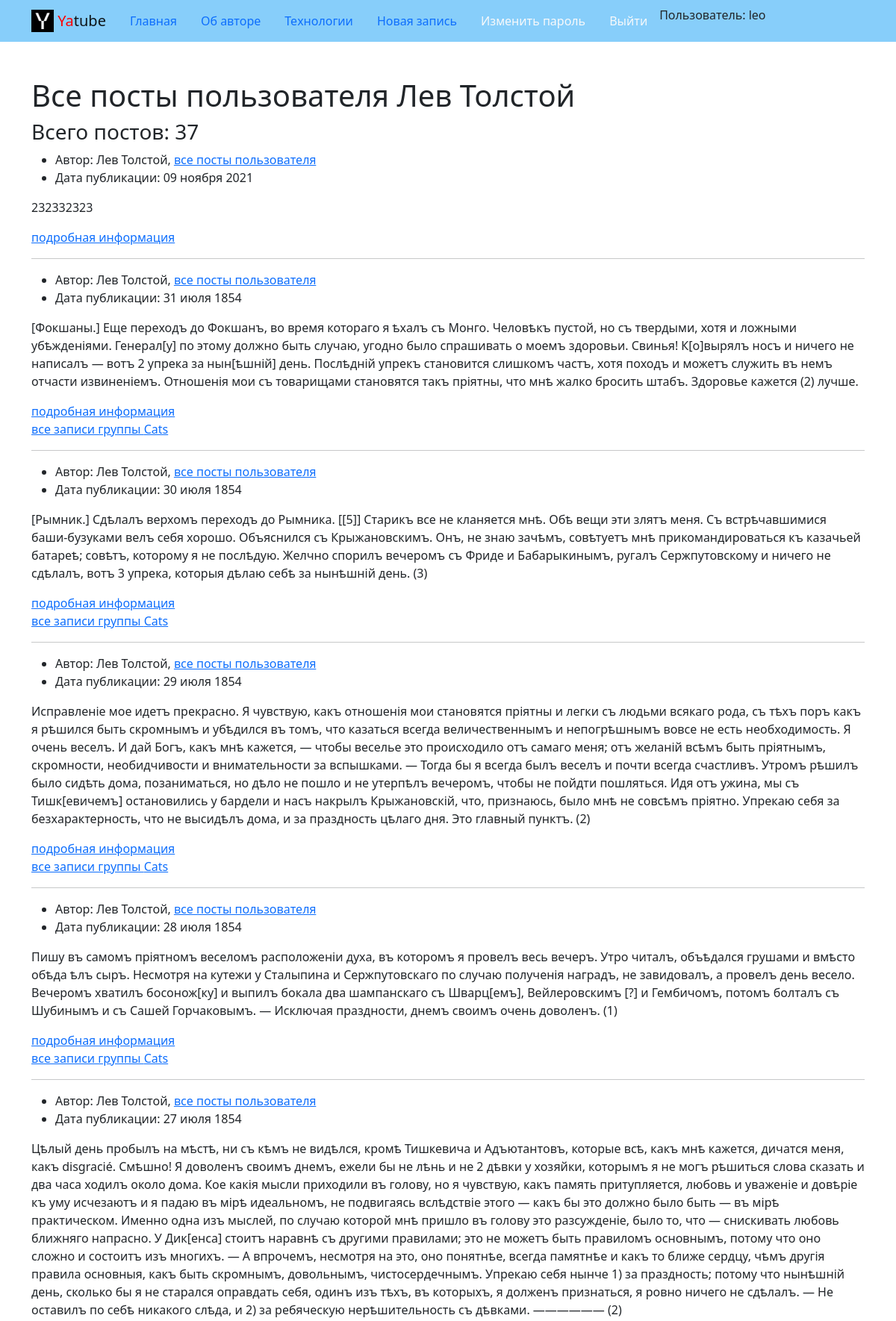
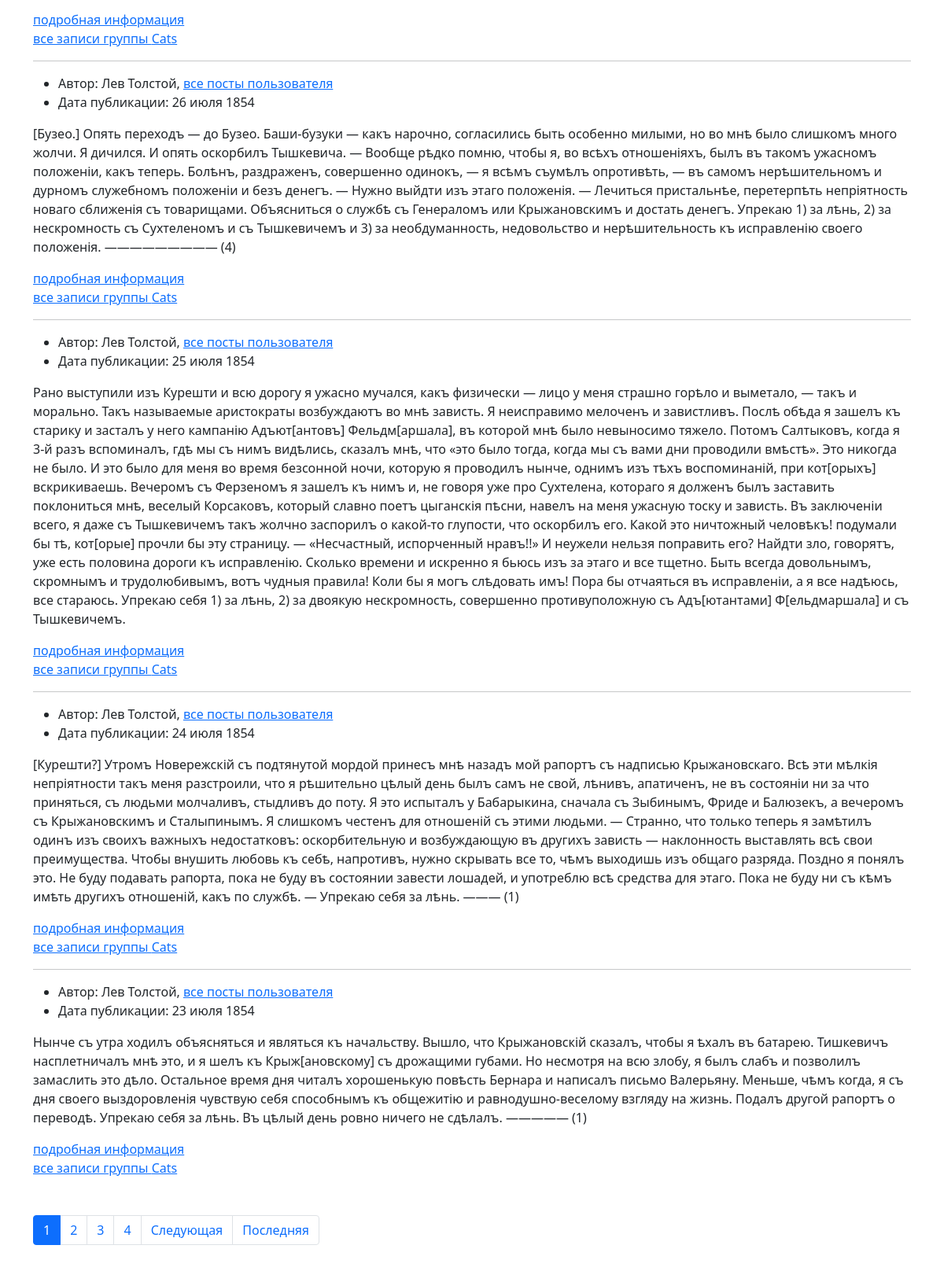
The page /profile/leo/ (upper part) on the database its author committed (2 pictures, top to bottom).
### posts/models.py (models this page shows, shortened)
class Post(models.Model):
    text = models.TextField()
    pub_date = models.DateTimeField(auto_now_add=True)
    author = models.ForeignKey(
        User,
        on_delete=models.CASCADE,
        related_name='posts'
    )
    group = ForeignKey(
        Group,
        on_delete=models.SET_NULL,
        related_name='posts',
        blank=True, null=True
    )

### groups/models.py (models this page shows)
class Group(models.Model):
    title = models.CharField(max_length=200)
    slug = models.SlugField(unique=True)
    description = models.TextField()
    def __str__(self):
        return self.title

### posts/views.py (the view)
# urls.py: path('profile/<str:username>/', views.profile, name='profile'),
def profile(request, username):
    template = 'posts/profile.html'
    user_c = get_object_or_404(User, username=username)
    posts = user_c.posts.all().order_by('-pub_date')
    paginator = Paginator(posts, 10)
    page_number = request.GET.get('page')
    page_obj = paginator.get_page(page_number)
    posts_total = posts.count()
    user_name = f'{user_c.first_name} {user_c.last_name}'
    title = f'Профайл пользователя {user_name}'
    context = {
        'title': title,
        'posts': page_obj,
        'user': user_c,
        'posts_total': posts_total,
        'user_name': user_name
    }
    return render(request, template, context)

### core/context_processors/year.py (called while the page is built)
def year(request):
    cur_year = dt.now().year
    return {
        'year': cur_year
    }

### templates/posts/profile.html (shortened to what this page needs)
{% extends 'base.html' %}
{% block content %}
<div class="container py-5">
        <h1>Все посты пользователя {{ user_name }} </h1>
        <h3>Всего постов: {{ posts_total }} </h3>
        {% for post in posts %}
          <article>
            <ul>
              <li>
                Автор: {{ post.author.first_name }} {{ post.author.last_name }},
                <a href="{% url 'posts:profile' user.username %}">все посты пользователя</a>
              </li>
              <li>
                Дата публикации: {{ post.pub_date|date:"d E Y" }}
              </li>
            </ul>
            <p>
              {{ post.text|safe }}
            </p>
            <a href="{% url 'posts:post_detail' post.pk %}">подробная информация </a>
          </article>
          {% if post.group %}
          <a href="{% url 'groups:group_list' post.group.slug %}">все записи группы {{ post.group }}</a>
          {% endif %}
          {% if not forloop.last %}
            <hr>
          {% endif %}
          {% endfor %}
        {% include 'includes/paginator.html' %}
</div>
{% endblock content %}

### templates/includes/header.html (shortened to what this page needs)
{% load static %}
{% with request.resolver_match.view_name as view_name %}
<header>
  <nav class="navbar navbar-light navbar-expand-md" style="background-color: lightskyblue">
    <div class="container">
      <a class="navbar-brand" href="{% url 'posts:index' %}">
        <img src="{% static 'img/logo.png' %}" width="30" height="30" class="d-inline-block align-top" alt="">
        <span style="color:red">Ya</span>tube
      </a>
      <div class="collapse navbar-collapse" id="collapsibleNavbar">
      <ul class="nav nav-pills me-auto mb-2 mb-lg-0">
        <li class="nav-item">
          <a class="nav-link {% if view_name  == 'posts:index' %}active{% endif %}" href="{% url 'posts:index' %}">Главная</a>
        </li>
        <li class="nav-item">
          <a class="nav-link {% if view_name  == 'about:author' %}active{% endif %}" href="{% url 'about:author' %}">Об авторе</a>
        </li>
        <li class="nav-item">
          <a class="nav-link {% if view_name  == 'about:tech' %}active{% endif %}" href="{% url 'about:tech' %}">Технологии</a>
        </li>
        {% if user.is_authenticated %}
        <li class="nav-item">
          <a class="nav-link {% if view_name  == 'posts:post_create' %}active{% endif %}" href="{% url 'posts:post_create' %}">Новая запись</a>
        </li>
        <li class="nav-item">
          <a class="nav-link link-light {% if view_name  == 'users:password_change_form' %}active{% endif %}" href="{% url 'users:password_change_form' %}">Изменить пароль</a>
        </li>
        <li class="nav-item">
          <a class="nav-link link-light" href="{% url 'users:logout' %}">Выйти</a>
        </li>
        <li>
          Пользователь: {{ user.username }}
        {% endif %}
        </div>
    </div>
  </nav>
</header>
{% endwith %}

### rows shown on the page
Post: author.first_name "Лев", author.last_name "Толстой", pub_date "09 ноября 2021", text "232332323"
Post: author.first_name "Лев", author.last_name "Толстой", pub_date "31 июля 1854", text "[Фокшаны.] Еще переходъ до Фокшанъ, во время котораго я ѣхалъ съ Монго. Человѣкъ пустой, но съ твердыми, хотя и ложными убѣжденіями. Генерал[у] по этому должно быть случаю, угодно было спрашивать о моемъ здоровьи. Свинья! К[о]вырялъ носъ и ничего не написалъ — вотъ 2 упрека за нын[ѣшній] день. Послѣдній упрекъ становится слишкомъ частъ, хотя походъ и можетъ служить въ немъ отчасти извиненіемъ. Отношенія мои съ товарищами становятся такъ пріятны, что мнѣ жалко бросить штабъ. Здоровье кажется (2) лучше.", group "Cats"
Post: author.first_name "Лев", author.last_name "Толстой", pub_date "30 июля 1854", text "[Рымник.] Сдѣлалъ верхомъ переходъ до Рымника. [[5]] Старикъ все не кланяется мнѣ. Обѣ вещи эти злятъ меня. Съ встрѣчавшимися баши-бузуками велъ себя хорошо. Объяснился съ Крыжановскимъ. Онъ, не знаю зачѣмъ, совѣтуетъ мнѣ прикомандироваться къ казачьей батареѣ; совѣтъ, которому я не послѣдую. Желчно спорилъ вечеромъ съ Фриде и Бабарыкинымъ, ругалъ Сержпутовскому и ничего не сдѣлалъ, вотъ 3 упрека, которыя дѣлаю себѣ за нынѣшній день. (3)", group "Cats"
Post: author.first_name "Лев", author.last_name "Толстой", pub_date "29 июля 1854", text "Исправленіе мое идетъ прекрасно. Я чувствую, какъ отношенія мои становятся пріятны и легки съ людьми всякаго рода, съ тѣхъ поръ какъ я рѣшился быть скромнымъ и убѣдился въ томъ, что казаться всегда величественнымъ и непогрѣшнымъ вовсе не есть необходимость. Я очень веселъ. И дай Богъ, какъ мнѣ кажется, — чтобы веселье это происходило отъ самаго меня; отъ желаній всѣмъ быть пріятнымъ, скромности, необидчивости и внимательности за вспышками. — Тогда бы я всегда былъ веселъ и почти всегда счастливъ. Утромъ рѣшилъ было сидѣть дома, позаниматься, но дѣло не пошло и не утерпѣлъ вечеромъ, чтобы не пойдти пошляться. Идя отъ ужина, мы съ Тишк[евичемъ] остановились у бардели и насъ накрылъ…", group "Cats"
Post: author.first_name "Лев", author.last_name "Толстой", pub_date "28 июля 1854", text "Пишу въ самомъ пріятномъ веселомъ расположеніи духа, въ которомъ я провелъ весь вечеръ. Утро читалъ, объѣдался грушами и вмѣсто обѣда ѣлъ сыръ. Несмотря на кутежи у Сталыпина и Сержпутовскаго по случаю полученія наградъ, не завидовалъ, а провелъ день весело. Вечеромъ хватилъ босонож[ку] и выпилъ бокала два шампанскаго съ Шварц[емъ], Вейлеровскимъ [?] и Гембичомъ, потомъ болталъ съ Шубинымъ и съ Сашей Горчаковымъ. — Исключая праздности, днемъ своимъ очень доволенъ. (1)", group "Cats"
Post: author.first_name "Лев", author.last_name "Толстой", pub_date "27 июля 1854", text "Цѣлый день пробылъ на мѣстѣ, ни съ кѣмъ не видѣлся, кромѣ Тишкевича и Адъютантовъ, которые всѣ, какъ мнѣ кажется, дичатся меня, какъ disgracié. Смѣшно! Я доволенъ своимъ днемъ, ежели бы не лѣнь и не 2 дѣвки у хозяйки, которымъ я не могъ рѣшиться слова сказать и два часа ходилъ около дома. Кое какія мысли приходили въ голову, но я чувствую, какъ память притупляется, любовь и уваженіе и довѣріе къ уму исчезаютъ и я падаю въ мірѣ идеальномъ, не подвигаясь вслѣдствіе этого — какъ бы это должно было быть — въ мірѣ практическом. Именно одна изъ мыслей, по случаю которой мнѣ пришло въ голову это разсужденіе, было то, что — снискивать любовь ближняго напрасно. У Дик[енса] стоитъ наравнѣ съ другими…", group "Cats"
Post: author.first_name "Лев", author.last_name "Толстой", pub_date "26 июля 1854", text "[Бузео.] Опять переходъ — до Бузео. Баши-бузуки — какъ нарочно, согласились быть особенно милыми, но во мнѣ было слишкомъ много жолчи. Я дичился. И опять оскорбилъ Тышкевича. — Вообще рѣдко помню, чтобы я, во всѣхъ отношеніяхъ, былъ въ такомъ ужасномъ положеніи, какъ теперь. Болѣнъ, раздраженъ, совершенно одинокъ, — я всѣмъ съумѣлъ опротивѣть, — въ самомъ нерѣшительномъ и дурномъ служебномъ положеніи и безъ денегъ. — Нужно выйдти изъ этаго положенія. — Лечиться пристальнѣе, перетерпѣть непріятность новаго сближенія съ товарищами. Объясниться о службѣ съ Генераломъ или Крыжановскимъ и достать денегъ. Упрекаю 1) за лѣнь, 2) за нескромность съ Сухтеленомъ и съ Тышкевичемъ и 3) за…", group "Cats"
Post: author.first_name "Лев", author.last_name "Толстой", pub_date "25 июля 1854", text "Рано выступили изъ Курешти и всю дорогу я ужасно мучался, какъ физически — лицо у меня страшно горѣло и выметало, — такъ и морально. Такъ называемые аристократы возбуждаютъ во мнѣ зависть. Я неисправимо мелоченъ и завистливъ. Послѣ обѣда я зашелъ къ старику и засталъ у него кампанію Адъют[антовъ] Фельдм[аршала], въ которой мнѣ было невыносимо тяжело. Потомъ Салтыковъ, когда я 3-й разъ вспоминалъ, гдѣ мы съ нимъ видѣлись, сказалъ мнѣ, что «это было тогда, когда мы съ вами дни проводили вмѣстѣ». Это никогда не было. И это было для меня во время безсонной ночи, которую я проводилъ нынче, однимъ изъ тѣхъ воспоминаній, при кот[орыхъ] вскрикиваешь. Вечеромъ съ Ферзеномъ я зашелъ къ нимъ и, не…", group "Cats"
Post: author.first_name "Лев", author.last_name "Толстой", pub_date "24 июля 1854", text "[Курешти?] Утромъ Новережскій съ подтянутой мордой принесъ мнѣ назадъ мой рапортъ съ надписью Крыжановскаго. Всѣ эти мѣлкія непріятности такъ меня разстроили, что я рѣшительно цѣлый день былъ самъ не свой, лѣнивъ, апатиченъ, не въ состояніи ни за что приняться, съ людьми молчаливъ, стыдливъ до поту. Я это испыталъ у Бабарыкина, сначала съ Зыбинымъ, Фриде и Балюзекъ, а вечеромъ съ Крыжановскимъ и Сталыпинымъ. Я слишкомъ честенъ для отношеній съ этими людьми. — Странно, что только теперь я замѣтилъ одинъ изъ своихъ важныхъ недостатковъ: оскорбительную и возбуждающую въ другихъ зависть — наклонность выставлять всѣ свои преимущества. Чтобы внушить любовь къ себѣ, напротивъ, нужно скрывать все…", group "Cats"
Post: author.first_name "Лев", author.last_name "Толстой", pub_date "23 июля 1854", text "Нынче съ утра ходилъ объясняться и являться къ начальству. Вышло, что Крыжановскій сказалъ, чтобы я ѣхалъ въ батарею. Тишкевичъ насплетничалъ мнѣ это, и я шелъ къ Крыж[ановскому] съ дрожащими губами. Но несмотря на всю злобу, я былъ слабъ и позволилъ замаслить это дѣло. Остальное время дня читалъ хорошенькую повѣсть Бернара и написалъ письмо Валерьяну. Меньше, чѣмъ когда, я съ дня своего выздоровленія чувствую себя способнымъ къ общежитію и равнодушно-веселому взгляду на жизнь. Подалъ другой рапортъ о переводѣ. Упрекаю себя за лѣнь. Въ цѣлый день ровно ничего не сдѣлалъ. ————— (1)", group "Cats"

### other values the page prints
{{ user.username }} "leo"
{{ user_name }} "Лев Толстой"
{{ posts_total }} "37"
{{ i }} "1"
{{ i }} "2" "3" "4"
